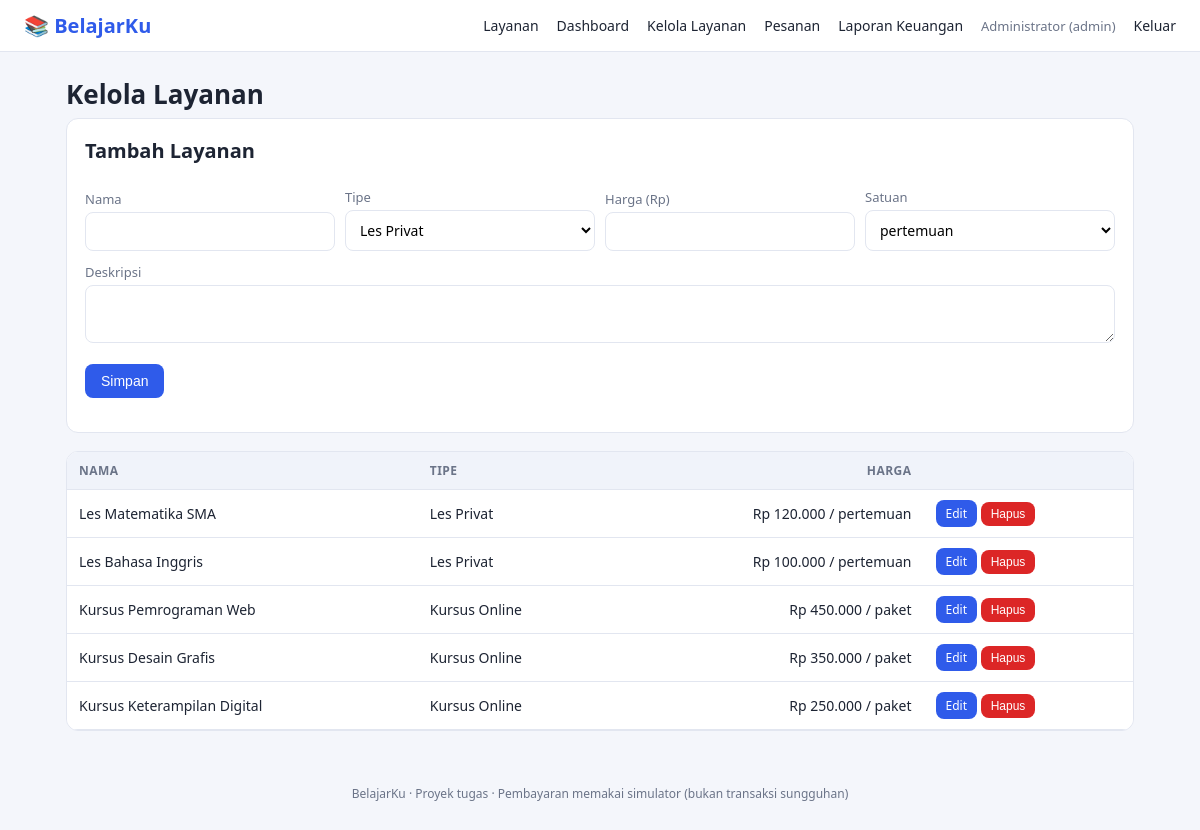
/admin_layanan.php (signed in), run on the app's committed database.
### tables this page shows
CREATE TABLE services (
  id INT AUTO_INCREMENT PRIMARY KEY,
  nama VARCHAR(120) NOT NULL,
  tipe ENUM('Les Privat','Kursus Online') NOT NULL,
  harga INT NOT NULL,
  satuan ENUM('pertemuan','paket') NOT NULL DEFAULT 'pertemuan',
  deskripsi TEXT
);

### functions.php (called while the page is built, shortened)
<?php
function e($s) { return htmlspecialchars((string)$s, ENT_QUOTES, 'UTF-8'); }
function rp($n) { return 'Rp ' . number_format((float)$n, 0, ',', '.'); }

### admin_layanan.php (the view, shortened to what this page needs)
<?php
require 'inc/config.php';
$edit = null;
$list = $pdo->query('SELECT * FROM services ORDER BY id')->fetchAll();
include 'inc/header.php';
?>
<h1>Kelola Layanan</h1>
<div class="card" style="margin-bottom:18px"><h2><?= $edit ? 'Edit' : 'Tambah' ?> Layanan</h2>
<form method="post"><?= csrf_field() ?><input type="hidden" name="id" value="<?= e($edit['id'] ?? '') ?>">
  <div class="row">
    <div><label>Nama</label><input name="nama" required value="<?= e($edit['nama'] ?? '') ?>"></div>
    <div><label>Tipe</label><select name="tipe">
      <?php foreach (['Les Privat', 'Kursus Online'] as $t): ?><option <?= ($edit['tipe'] ?? '') === $t ? 'selected' : '' ?>><?= $t ?></option><?php endforeach; ?></select></div>
    <div><label>Harga (Rp)</label><input name="harga" type="number" min="0" required value="<?= e($edit['harga'] ?? '') ?>"></div>
    <div><label>Satuan</label><select name="satuan">
      <?php foreach (['pertemuan', 'paket'] as $t): ?><option <?= ($edit['satuan'] ?? '') === $t ? 'selected' : '' ?>><?= $t ?></option><?php endforeach; ?></select></div>
  </div>
  <label>Deskripsi</label><textarea name="deskripsi" rows="2"><?= e($edit['deskripsi'] ?? '') ?></textarea>
  <p><button>Simpan</button> <?php if ($edit): ?><a class="btn btn-o" href="admin_layanan.php">Batal</a><?php endif; ?></p>
</form></div>
<div class="tw"><table>
<tr><th>Nama</th><th>Tipe</th><th class="r">Harga</th><th></th></tr>
<?php foreach ($list as $s): ?>
<tr><td><?= e($s['nama']) ?></td><td><?= e($s['tipe']) ?></td><td class="r"><?= rp($s['harga']) ?> / <?= e($s['satuan']) ?></td>
<td><a class="btn btn-sm" href="admin_layanan.php?edit=<?= (int)$s['id'] ?>">Edit</a>
<form class="inline" method="post" onsubmit="return confirm('Hapus layanan ini?')"><?= csrf_field() ?>
<input type="hidden" name="aksi" value="hapus"><input type="hidden" name="id" value="<?= (int)$s['id'] ?>"><button class="btn-sm btn-r">Hapus</button></form></td></tr>
<?php endforeach; ?>
</table></div>
<?php include 'inc/footer.php'; ?>

### style.css (style rules this page uses)
:root { --pri:#2f5bea;--pri-d:#1f43b8;--bg:#f4f6fb;--tx:#1d2433;--mut:#6b7488;--bd:#e2e6f0;--ok:#16a34a;--warn:#d97706;--err:#dc2626 }
* { box-sizing:border-box }
body { margin:0;font-family:system-ui,-apple-system,Segoe UI,Roboto,sans-serif;background:var(--bg);color:var(--tx) }
h1 { font-size:26px;margin:0 0 6px }
h2 { font-size:20px;margin:0 0 12px }
.card { background:#fff;border:1px solid var(--bd);border-radius:12px;padding:18px }
button,.btn { background:var(--pri);color:#fff;border:0;border-radius:8px;padding:9px 16px;font-size:14px;cursor:pointer;text-decoration:none;display:inline-block }
.btn-r { background:var(--err) }
.btn-sm { padding:5px 10px;font-size:12px }
label { display:block;font-size:13px;margin:12px 0 4px;color:var(--mut) }
input,select,textarea { width:100%;padding:9px 10px;border:1px solid var(--bd);border-radius:8px;font-size:14px;background:#fff;font-family:inherit }
table { width:100%;border-collapse:collapse;font-size:14px;background:#fff }
th,td { padding:10px 12px;border-bottom:1px solid var(--bd);text-align:left }
th { background:#f0f3fa;font-size:12px;text-transform:uppercase;letter-spacing:.04em;color:var(--mut) }
.r { text-align:right }
.tw { overflow-x:auto;border:1px solid var(--bd);border-radius:12px }
.row { display:flex;gap:10px;flex-wrap:wrap;align-items:end }
.row>div { flex:1;min-width:150px }
form.inline { display:inline }

### data on the page
services: nama "Les Matematika SMA", tipe "Les Privat", harga "Rp 120.000", satuan "pertemuan"
services: nama "Les Bahasa Inggris", tipe "Les Privat", harga "Rp 100.000", satuan "pertemuan"
services: nama "Kursus Pemrograman Web", tipe "Kursus Online", harga "Rp 450.000", satuan "paket"
services: nama "Kursus Desain Grafis", tipe "Kursus Online", harga "Rp 350.000", satuan "paket"
services: nama "Kursus Keterampilan Digital", tipe "Kursus Online", harga "Rp 250.000", satuan "paket"

### other printed values
$u['nama'] "Administrator"
$u['role'] "admin"
form field tipe "Les Privat"
form field satuan "pertemuan"
